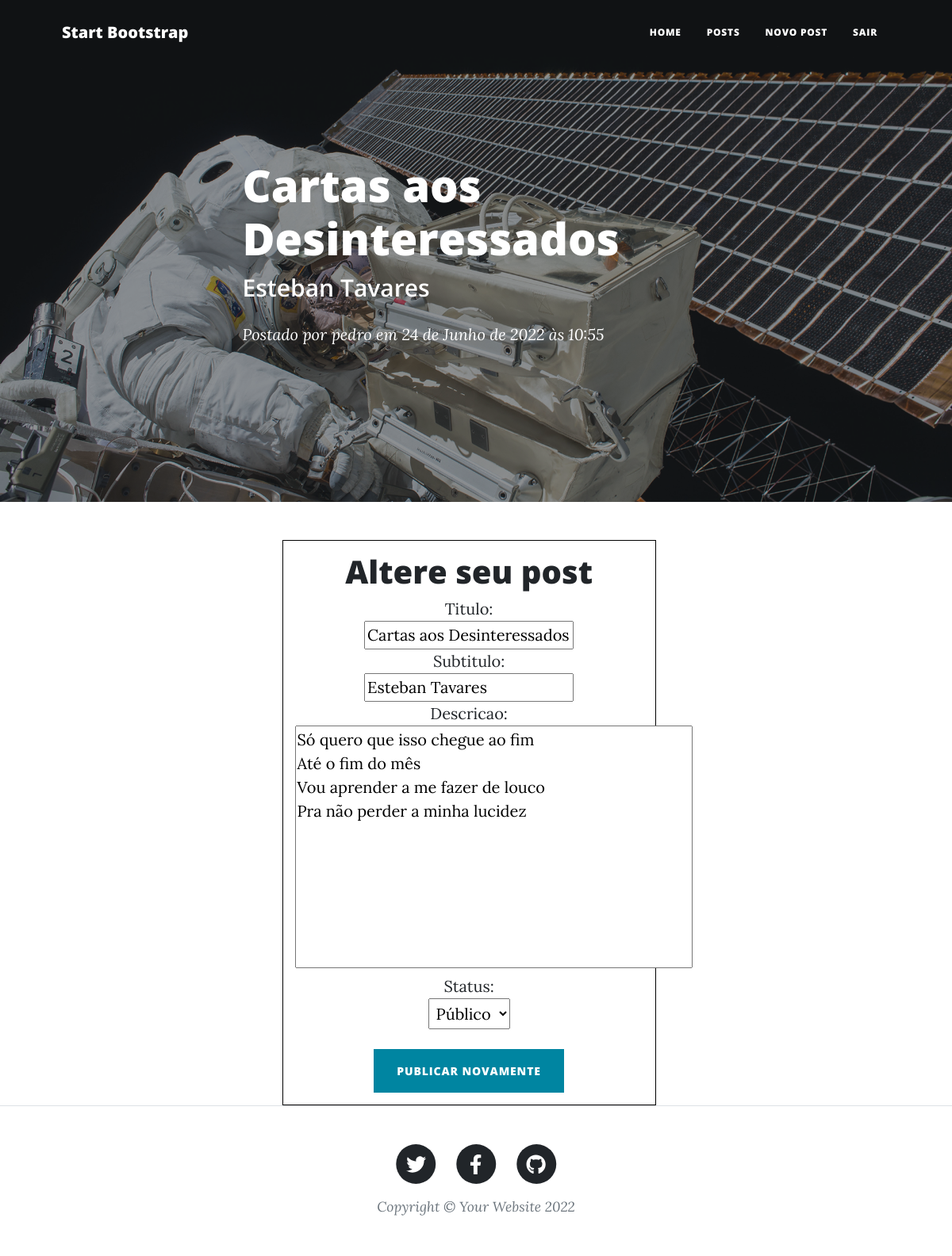
Screenshot of /edit/post-by-pedro-cartas-aos-desinteressados (signed in) with the database file from the repository.
### app/models.py (models this page shows, shortened)
class Post(models.Model):
    STATUS      = (('publico', 'Público'), ('privado', 'Privado'))
    titulo      = models.CharField(max_length=100)
    subtitulo   = models.CharField(max_length=100)
    slug        = models.SlugField(max_length=100)
    descricao   = models.TextField()
    autor       = models.ForeignKey(User, on_delete=models.CASCADE)
    publicacao  = models.DateTimeField(default=timezone.now)
    atualizacao = models.DateTimeField(auto_now_add=True)
    status      = models.CharField(max_length=12, choices=STATUS, default='indisponível')
    class Meta:
        ordering = ['publicacao']

### app/views.py (the view)
# urls.py: path('edit/<slug:slug>', views.PostUpdateView.as_view(), name='postUpdate'),
class PostUpdateView(LoginRequiredMixin, UpdateView):
    login_url = reverse_lazy('login')
    model = Post
    fields = ['titulo', 'subtitulo', 'descricao', 'status']
    template_name = 'post/post-update.html'

### app/templates/post/post-update.html (shortened to what this page needs)
{% extends 'base.html' %}
{% load static %}
{% block header %}
    <header class="masthead" style="background-image: url({% static 'assets/img/post-bg.jpg' %})">
        <div class="container position-relative px-4 px-lg-5">
            <div class="row gx-4 gx-lg-5 justify-content-center">
                <div class="col-md-10 col-lg-8 col-xl-7">
                    <div class="post-heading">
                        <h1>{{post.titulo}}</h1>
                        <h2 class="subheading">{{post.subtitulo}}</h2>
                        <span class="meta">
                            Postado por
                            <a href="#!">{{post.autor}}</a>
                            em {{post.publicacao}}
                        </span>
                    </div>
                </div>
            </div>
        </div>
    </header>
{% endblock header %}
{% block content %}
    <div class="blog-form">
        <h1>Altere seu post</h1>
        <form method="POST"> {% csrf_token %}
            {{form.as_ul}}
            <button type="submit" class="btn btn-primary text-uppercase post-button">Publicar novamente</button>
        </form>
    </div>
{% endblock content %}

### static/css/mycss.css (style rules this page uses)
.blog-form { border: 1px solid black; text-align: center; width: 80%; padding: 15px; margin-left: 50px; }
.blog-form li { list-style-type: none; }
.blog-form li>label { font-weight: 300; width: 100%; }
.blog-form button { margin-top: 10px; }
select { margin-bottom: 15px; padding: 5px; }
textarea { resize: none; }

### rows the page displays
Post: titulo "Cartas aos Desinteressados", subtitulo "Esteban Tavares", autor "pedro", publicacao "24 de Junho de 2022 às 10:55", descricao "Só quero que isso chegue ao fim Até o fim do mês Vou aprender a me fazer de louco Pra não perder a minha lucidez", status "Público"
